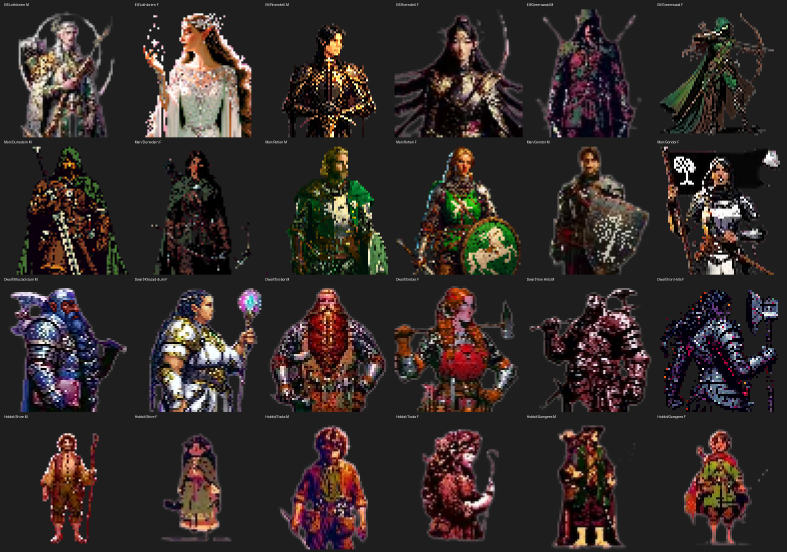
#> input picture tileset_generation/player_review_light.png, 2360 x 1656 px, given in place of monster_57_light.png, which was not available (shown at 1/3 size); the run also reads 1 picture not shown here
$ python fix_tier3_round2.py
#> lines starting #> are read from the running program, lines starting #| are printed output that depends on the picture; pictures that were not available may be replaced by others from this repository, and a replacement may not be noted
#!/usr/bin/env python3
"""
Tier 3 Round 2 Fixes — Targeted pixel-level cleanup + color merge weapon recovery.

Fixes:
- #54 Easterling Warrior: Recover missing scimitar via rembg + color merge technique
- #57 Easterling Champion: Remove magenta background blotch
- #58 Ghast: Clean up green edge artifacts
- #73 Zombie: Remove white-pink-beige halo around figure
- #80 Easterling Infiltrator: Remove pink BG under crouching legs

Usage:
    python3 fix_tier3_round2.py                # Fix all
    python3 fix_tier3_round2.py --ids 54 57    # Fix specific
"""

import argparse
import sys
from pathlib import Path

import numpy as np
from PIL import Image
from scipy.ndimage import binary_erosion, binary_dilation

BASE_DIR = Path(__file__).parent
TIER_DIR = BASE_DIR / "monster_v3" / "tier_3"
RAW_DIR = BASE_DIR / "monster_v2" / "raw"
CORRECTED_DIR = BASE_DIR / "monster_v2" / "corrected"

try:
    from rembg import remove as rembg_remove
except ImportError:
    rembg_remove = None


# ============================================================================
# HSV Utilities
# ============================================================================

def compute_hsv(rgb):
    r, g, b = rgb[:, :, 0], rgb[:, :, 1], rgb[:, :, 2]
    maxc = np.maximum(np.maximum(r, g), b)
    minc = np.minimum(np.minimum(r, g), b)
    diff = maxc - minc

    hue = np.zeros_like(maxc)
    nz = diff > 0.001
    mr = (maxc == r) & nz
    mg = (maxc == g) & nz & ~mr
    mb = (maxc == b) & nz & ~mr & ~mg

    hue[mr] = 60.0 * (((g[mr] - b[mr]) / diff[mr]) % 6)
    hue[mg] = 60.0 * (((b[mg] - r[mg]) / diff[mg]) + 2)
    hue[mb] = 60.0 * (((r[mb] - g[mb]) / diff[mb]) + 4)

    sat = np.where(maxc > 0.001, diff / maxc, 0.0)
    return hue, sat, maxc


def hsv_to_rgb(hue, sat, val):
    c = val * sat
    hp = hue / 60.0
    x = c * (1 - np.abs(hp % 2 - 1))
    z = np.zeros_like(c)
    m = val - c

    rgb = np.zeros((*hue.shape, 3))
    for mask, rc, gc, bc in [
        ((hp >= 0) & (hp < 1), c, x, z),
        ((hp >= 1) & (hp < 2), x, c, z),
        ((hp >= 2) & (hp < 3), z, c, x),
        ((hp >= 3) & (hp < 4), z, x, c),
        ((hp >= 4) & (hp < 5), x, z, c),
        ((hp >= 5) & (hp < 6), c, z, x),
    ]:
        rgb[mask, 0] = rc[mask]
        rgb[mask, 1] = gc[mask]
        rgb[mask, 2] = bc[mask]

    rgb[:, :, 0] += m
    rgb[:, :, 1] += m
    rgb[:, :, 2] += m
    return np.clip(rgb, 0, 1)


# ============================================================================
# Dark Variant
# ============================================================================

def generate_dark_variant(img_rgba):
    arr = np.array(img_rgba).astype(np.float64)
    rgb = arr[:, :, :3]
    alpha = arr[:, :, 3]

    if not np.any(alpha > 0):
        return img_rgba

    gray = np.mean(rgb, axis=2, keepdims=True)
    rgb = rgb * 0.4 + gray * 0.6
    rgb *= 0.6
    rgb[:, :, 0] *= 0.85
    rgb[:, :, 1] *= 0.90
    rgb[:, :, 2] = np.minimum(rgb[:, :, 2] * 1.15, 255)

    result = np.zeros_like(arr)
    result[:, :, :3] = np.clip(rgb, 0, 255).astype(np.uint8)
    result[:, :, 3] = alpha
    return Image.fromarray(result.astype(np.uint8), "RGBA")


# ============================================================================
# Fix: #54 Easterling Warrior — Recover sword via rembg + color merge
# ============================================================================

def fix_easterling_sword(monster_id=54):
    """Recover missing scimitar blade using rembg + color merge technique.

    The blade is bright metal on magenta BG — rembg removes it entirely.
    Fix: run rembg for body, color-extract non-magenta pixels from raw, merge.
    Then auto-crop and resize to 64x64.
    """
    print(f"\n  #{monster_id} Easterling Warrior — rembg + color merge for sword:")

    if rembg_remove is None:
        print(f"    ERROR: rembg not available")
        return False

    # Find source file
    corrected = CORRECTED_DIR / f"monster_{monster_id}_corrected.png"
    raw = RAW_DIR / f"monster_{monster_id}_1024.png"
    source = corrected if corrected.exists() else raw
    if not source.exists():
        print(f"    ERROR: No source found at {source}")
        return False

    print(f"    Source: {source.name}")
    raw_img = Image.open(source).convert("RGBA")
    raw_arr = np.array(raw_img).astype(np.float64) / 255.0

    # Step 1: rembg for body
    print(f"    Step 1: rembg extraction...")
    rembg_result = rembg_remove(raw_img)
    rembg_arr = np.array(rembg_result)
    rembg_alpha = rembg_arr[:, :, 3] > 127
    rembg_pct = 100 * np.sum(rembg_alpha) / rembg_alpha.size
    print(f"    rembg: {rembg_pct:.1f}% opaque")

    # Step 2: Color-based extraction for blade/weapon
    print(f"    Step 2: Color-based non-magenta extraction...")
    r, g, b = raw_arr[:, :, 0], raw_arr[:, :, 1], raw_arr[:, :, 2]

    # Detect magenta BG: high red, low green, high blue
    is_magenta = (r > 0.6) & (g < 0.25) & (b > 0.4)
    # Detect non-magenta content: has green channel OR is warm-toned
    is_not_magenta = (g > 0.15) | ((r > 0.3) & (b < r * 0.7))
    # Dark content (dark metals, shadows)
    brightness = (r + g + b) / 3
    is_dark_content = (brightness > 0.02) & (brightness < 0.25)

    creature_mask = (is_not_magenta | is_dark_content) & ~is_magenta

    color_pct = 100 * np.sum(creature_mask) / creature_mask.size
    print(f"    Color mask: {color_pct:.1f}% non-magenta")

    # Step 3: Merge masks
    combined = rembg_alpha | creature_mask
    from scipy.ndimage import binary_closing, binary_fill_holes
    combined = binary_fill_holes(combined)
    combined = binary_closing(combined, iterations=2)

    combined_pct = 100 * np.sum(combined) / combined.size
    print(f"    Combined: {combined_pct:.1f}% opaque")

    # Step 4: Edge cleanup — desaturate magenta-hued pixels on edges
    interior = binary_erosion(combined, iterations=3)
    edge = combined & ~interior

    hue, sat, val = compute_hsv(raw_arr[:, :, :3])
    is_edge_magenta = edge & (
        ((hue >= 280) & (hue <= 360)) | (hue < 20)
    ) & (sat > 0.25) & (val > 0.15)

    edge_count = np.sum(is_edge_magenta)
    print(f"    Edge magenta: {edge_count} px -> 95% desaturate")

    sat[is_edge_magenta] *= 0.05

    # Also desaturate interior magenta remnants
    is_interior_mag = interior & combined & (
        ((hue >= 290) & (hue <= 360)) | (hue < 10)
    ) & (sat > 0.35) & (val > 0.20)
    int_count = np.sum(is_interior_mag)
    if int_count > 0:
        print(f"    Interior magenta: {int_count} px -> 80% desaturate")
        sat[is_interior_mag] *= 0.20

    # Rebuild image
    new_rgb = hsv_to_rgb(hue, sat, val)
    output_arr = np.zeros((*raw_arr.shape[:2], 4))
    output_arr[:, :, :3] = new_rgb * 255
    output_arr[:, :, 3] = combined.astype(np.float64) * 255
    output_img = Image.fromarray(np.clip(output_arr, 0, 255).astype(np.uint8), "RGBA")

    # Step 5: Auto-crop and resize to 64x64
    bbox = output_img.getbbox()
    if bbox:
        cropped = output_img.crop(bbox)
    else:
        cropped = output_img

    # Fit into 64x64 with aspect ratio preserved
    w, h = cropped.size
    scale = min(64 / w, 64 / h)
    new_w, new_h = int(w * scale), int(h * scale)
    resized = cropped.resize((new_w, new_h), Image.NEAREST)

    # Center on 64x64 canvas
    canvas = Image.new("RGBA", (64, 64), (0, 0, 0, 0))
    paste_x = (64 - new_w) // 2
    paste_y = 64 - new_h  # Bottom-align
    canvas.paste(resized, (paste_x, paste_y))

    # Save
    light_path = TIER_DIR / f"monster_{monster_id}_light.png"
    dark_path = TIER_DIR / f"monster_{monster_id}_dark.png"
    canvas.save(light_path)
    dark = generate_dark_variant(canvas)
    dark.save(dark_path)
    print(f"    Saved: {light_path.name} + {dark_path.name}")
    return True


# ============================================================================
# Fix: #57 Easterling Champion — Remove magenta blotch
# ============================================================================

def fix_champion_blotch(monster_id=57):
    """Remove magenta background blotch/square from Easterling Champion."""
    print(f"\n  #{monster_id} Easterling Champion — remove magenta blotch:")

    light_path = TIER_DIR / f"monster_{monster_id}_light.png"
    img = Image.open(light_path).convert("RGBA")
    arr = np.array(img).astype(np.float64)
    rgb = arr[:, :, :3] / 255.0
    alpha = arr[:, :, 3]
    visible = alpha > 0

    hue, sat, val = compute_hsv(rgb)

    # Find obviously magenta pixels (high sat, magenta hue, bright enough)
    is_mag = visible & (
        ((hue >= 280) & (hue <= 360)) | (hue < 15)
    ) & (sat > 0.30) & (val > 0.15)

    count = np.sum(is_mag)
    if count == 0:
        print(f"    No magenta blotch found")
        return False

    pct = 100 * count / max(np.sum(visible), 1)
    print(f"    Magenta blotch: {count} px ({pct:.1f}%)")

    # Make strongly magenta pixels transparent (they're BG remnants)
    strong_mag = visible & (
        ((hue >= 290) & (hue <= 360)) | (hue < 10)
    ) & (sat > 0.40) & (val > 0.20)

    strong_count = np.sum(strong_mag)
    if strong_count > 0:
        print(f"    Removing {strong_count} strong magenta px -> transparent")
        arr[strong_mag, 3] = 0

    # Desaturate remaining mild magenta (edge pixels)
    mild_mag = is_mag & ~strong_mag
    mild_count = np.sum(mild_mag)
    if mild_count > 0:
        print(f"    Desaturating {mild_count} mild magenta px")
        sat[mild_mag] *= 0.10
        new_rgb = hsv_to_rgb(hue, sat, val)
        arr[:, :, :3] = np.clip(new_rgb * 255, 0, 255)

    result = Image.fromarray(arr.astype(np.uint8), "RGBA")
    dark_path = TIER_DIR / f"monster_{monster_id}_dark.png"
    result.save(light_path)
    dark = generate_dark_variant(result)
    dark.save(dark_path)
    print(f"    Saved: {light_path.name} + {dark_path.name}")
    return True


# ============================================================================
# Fix: #58 Ghast — Clean green edge artifacts
# ============================================================================

def fix_ghast_edges(monster_id=58):
    """Clean up bright green edge artifacts on Ghast.

    The Ghast has intentional green body coloring (putrid flesh), so we only
    target BRIGHT/SATURATED green pixels that are near transparent edges.
    """
    print(f"\n  #{monster_id} Ghast — green edge artifact cleanup:")

    light_path = TIER_DIR / f"monster_{monster_id}_light.png"
    img = Image.open(light_path).convert("RGBA")
    arr = np.array(img).astype(np.float64)
    rgb = arr[:, :, :3] / 255.0
    alpha = arr[:, :, 3]
    visible = alpha > 0

    hue, sat, val = compute_hsv(rgb)

    # Find edge pixels (within 2px of transparency)
    opaque_mask = alpha > 0
    eroded = binary_erosion(opaque_mask, iterations=2)
    edge_zone = opaque_mask & ~eroded

    # Target BRIGHT green pixels on edges only (BG remnants, not body green)
    is_bright_green = edge_zone & (hue >= 80) & (hue <= 160) & (sat > 0.50) & (val > 0.40)

    count = np.sum(is_bright_green)
    if count == 0:
        print(f"    No bright green edge artifacts found")
        return False

    print(f"    Bright green edges: {count} px -> transparent")
    arr[is_bright_green, 3] = 0

    result = Image.fromarray(arr.astype(np.uint8), "RGBA")
    dark_path = TIER_DIR / f"monster_{monster_id}_dark.png"
    result.save(light_path)
    dark = generate_dark_variant(result)
    dark.save(dark_path)
    print(f"    Saved: {light_path.name} + {dark_path.name}")
    return True


# ============================================================================
# Fix: #73 Zombie — Remove white-pink-beige halo
# ============================================================================

def fix_zombie_halo(monster_id=73):
    """Remove white-pink-beige halo around the zombie figure.

    The halo is composed of light-colored pixels around the edges that should
    be transparent. These are BG remnants that survived the pipeline.
    """
    print(f"\n  #{monster_id} Zombie — remove halo:")

    light_path = TIER_DIR / f"monster_{monster_id}_light.png"
    img = Image.open(light_path).convert("RGBA")
    arr = np.array(img).astype(np.float64)
    rgb = arr[:, :, :3] / 255.0
    alpha = arr[:, :, 3]
    visible = alpha > 0

    hue, sat, val = compute_hsv(rgb)

    # Find edge pixels (within 3px of transparency for wider halo)
    opaque_mask = alpha > 0
    eroded = binary_erosion(opaque_mask, iterations=3)
    edge_zone = opaque_mask & ~eroded

    # Target the halo: light/bright pixels on edges with pink/beige hue
    # Pink-beige: hue 0-40 or 300-360, relatively light, low-mid saturation
    is_halo = edge_zone & (
        (
            ((hue >= 300) & (hue <= 360)) | (hue < 40)  # Pink/warm hues
        ) & (val > 0.30) & (sat < 0.60)  # Light, not deeply colored
    ) | (
        edge_zone & (val > 0.55) & (sat < 0.15)  # Also catch very light desaturated pixels (white-ish)
    )

    count = np.sum(is_halo)
    if count == 0:
        print(f"    No halo found")
        return False

    pct = 100 * count / max(np.sum(visible), 1)
    print(f"    Halo pixels: {count} ({pct:.1f}%) -> transparent")
    arr[is_halo, 3] = 0

    result = Image.fromarray(arr.astype(np.uint8), "RGBA")
    dark_path = TIER_DIR / f"monster_{monster_id}_dark.png"
    result.save(light_path)
    dark = generate_dark_variant(result)
    dark.save(dark_path)
    print(f"    Saved: {light_path.name} + {dark_path.name}")
    return True


# ============================================================================
# Fix: #80 Easterling Infiltrator — Remove pink under legs
# ============================================================================

def fix_infiltrator_pink(monster_id=80):
    """Remove pink BG remnant under the crouching infiltrator's legs.

    The pink is in the gap between/beneath the legs from the crouching pose.
    Target: magenta/pink pixels in the lower portion of the sprite.
    """
    print(f"\n  #{monster_id} Easterling Infiltrator — remove pink under legs:")

    light_path = TIER_DIR / f"monster_{monster_id}_light.png"
    img = Image.open(light_path).convert("RGBA")
    arr = np.array(img).astype(np.float64)
    rgb = arr[:, :, :3] / 255.0
    alpha = arr[:, :, 3]
    visible = alpha > 0

    hue, sat, val = compute_hsv(rgb)

    # Target pink/magenta pixels anywhere (but especially lower half)
    is_pink = visible & (
        ((hue >= 290) & (hue <= 360)) | (hue < 20)
    ) & (sat > 0.15) & (val > 0.10)

    # Also catch desaturated pinkish pixels (the "beige-pink" the user described)
    is_light_pink = visible & (
        ((hue >= 300) & (hue <= 360)) | (hue < 30)
    ) & (val > 0.25) & (sat > 0.08) & (sat < 0.40)

    combined_pink = is_pink | is_light_pink

    count = np.sum(combined_pink)
    if count == 0:
        print(f"    No pink found")
        return False

    pct = 100 * count / max(np.sum(visible), 1)
    print(f"    Pink pixels: {count} ({pct:.1f}%)")

    # Strong pink -> transparent
    strong_pink = visible & (
        ((hue >= 290) & (hue <= 360)) | (hue < 15)
    ) & (sat > 0.25) & (val > 0.15)

    strong_count = np.sum(strong_pink)
    if strong_count > 0:
        print(f"    Removing {strong_count} strong pink px -> transparent")
        arr[strong_pink, 3] = 0

    # Mild pink -> desaturate
    mild_pink = combined_pink & ~strong_pink
    mild_count = np.sum(mild_pink)
    if mild_count > 0:
        print(f"    Desaturating {mild_count} mild pink px")
        sat[mild_pink] *= 0.15
        new_rgb = hsv_to_rgb(hue, sat, val)
        # Only update the mild pink pixels
        for c in range(3):
            arr[mild_pink, c] = np.clip(new_rgb[:, :, c][mild_pink] * 255, 0, 255)

    result = Image.fromarray(arr.astype(np.uint8), "RGBA")
    dark_path = TIER_DIR / f"monster_{monster_id}_dark.png"
    result.save(light_path)
    dark = generate_dark_variant(result)
    dark.save(dark_path)
    print(f"    Saved: {light_path.name} + {dark_path.name}")
    return True


# ============================================================================
# Main
# ============================================================================

def main():
    parser = argparse.ArgumentParser(description="Tier 3 Round 2 Fixes")
    parser.add_argument("--ids", type=int, nargs="+",
                        help="Fix specific monster IDs only")
    args = parser.parse_args()

    fix_map = {
        54: fix_easterling_sword,
        57: fix_champion_blotch,
        58: fix_ghast_edges,
        73: fix_zombie_halo,
        80: fix_infiltrator_pink,
    }

    if args.ids:
        fix_ids = args.ids
    else:
        fix_ids = [54, 57, 58, 73, 80]

    print(f"\n{'='*60}")
    print(f"Tier 3 Round 2 Fixes")
    print(f"Sprites: {fix_ids}")
    print(f"{'='*60}")

    success = 0
    for mid in fix_ids:
        if mid in fix_map:
            if fix_map[mid](mid):
                success += 1
        else:
            print(f"\n  #{mid}: No fix defined")
#> this loop made 5 passes
#|     Magenta blotch: 333360 px (8.5%)
#|     Removing 189216 strong magenta px -> transparent
#|     Desaturating 144144 mild magenta px
#|     Bright green edges: 427 px -> transparent
#|     Halo pixels: 11167 (0.7%) -> transparent
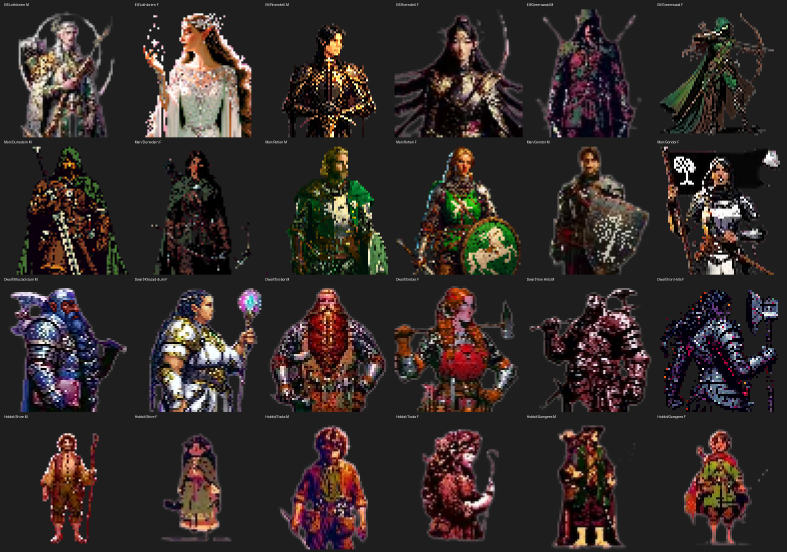
#> input picture tileset_generation/player_review_light.png, 2360 x 1656 px, given in place of monster_57_light.png, which was not available (shown at 1/3 size)
#> pass 2, in fix_champion_blotch, `rgb = arr[:, :, :3] / 255.0`:
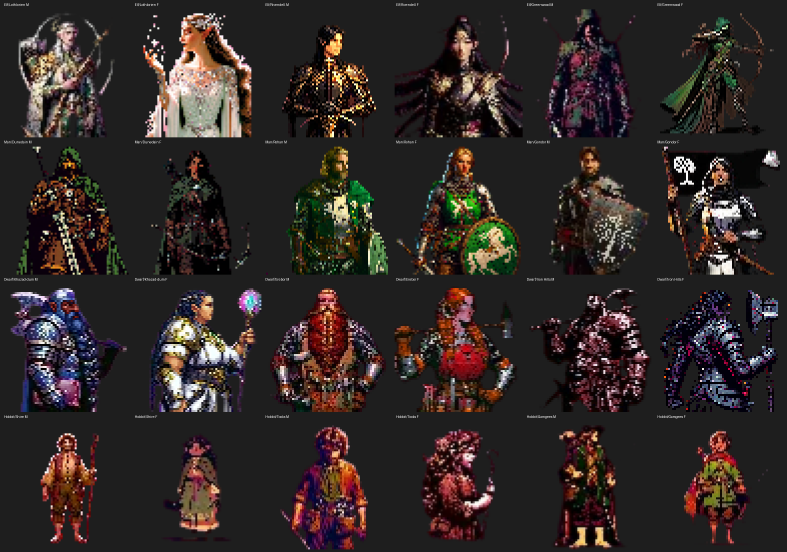
#> rgb: shape (1656, 2360, 3) float64 (shown at 1/3 size); mean R, G, B 0.195, 0.162, 0.154
#> pass 2, in fix_champion_blotch, `alpha = arr[:, :, 3]`:
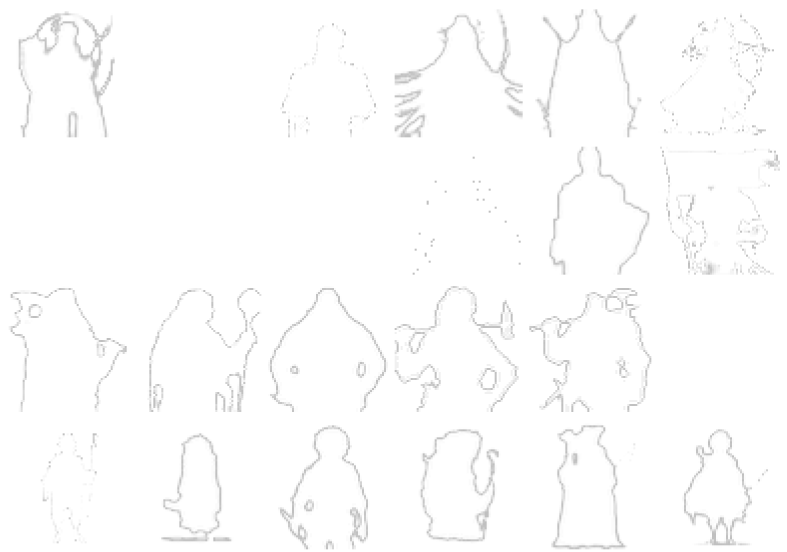
#> alpha: shape (1656, 2360) float64 (shown at 1/3 size); min 191, max 255, mean 252.7

    print(f"\n{'='*60}")
    print(f"Done: {success}/{len(fix_ids)} sprites fixed")
    print(f"{'='*60}")


if __name__ == "__main__":
#> (the run stopped early here; a loop or call above may not have finished)
